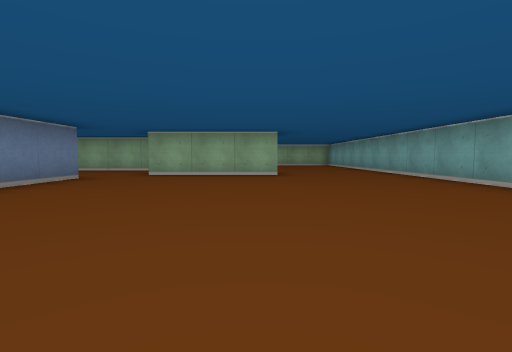
[1] (above)

18 first-person views from a walk through a cub3D maze. The camera is about half as high as the walls, tilts 4° down and sees 85° across. The floor is counted in squares. Each view is taken from the middle of a square. On the plan, view 1 faces up. The plan holds only what a view shows up to about 9 squares ahead; the rest is blank.

[2]
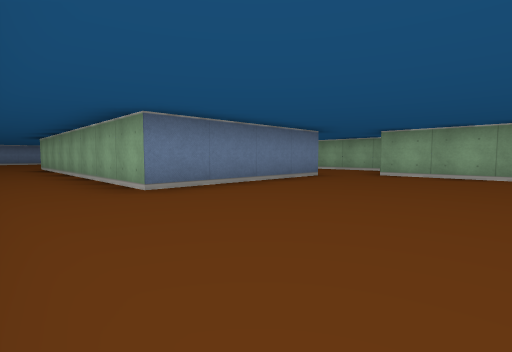

[3]
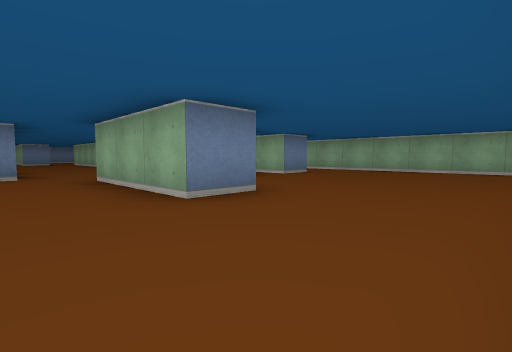

[4]
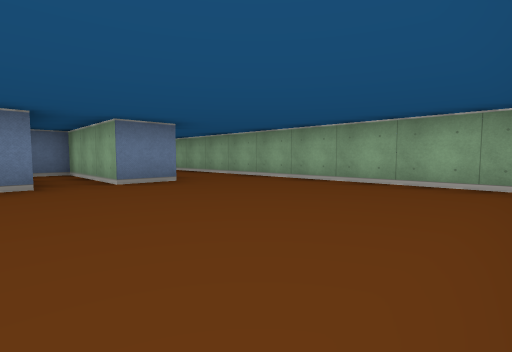

[5]
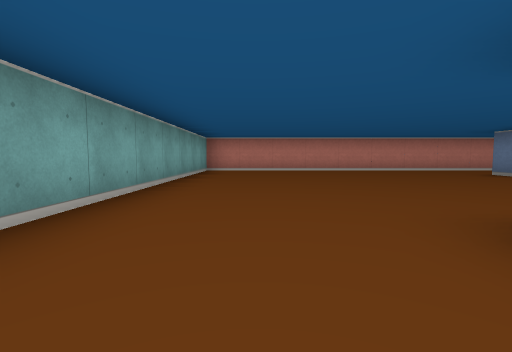

[6]
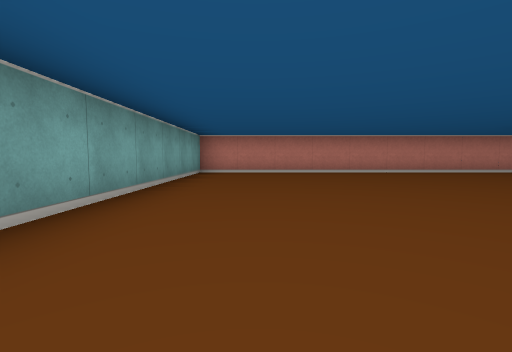

[7]
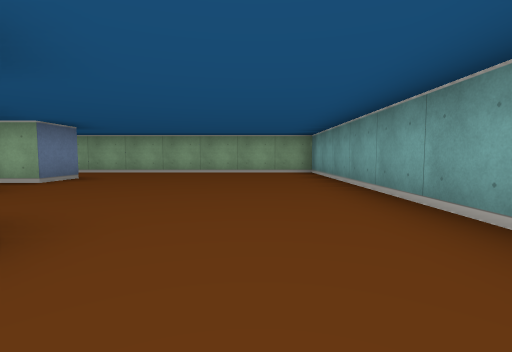

[8]
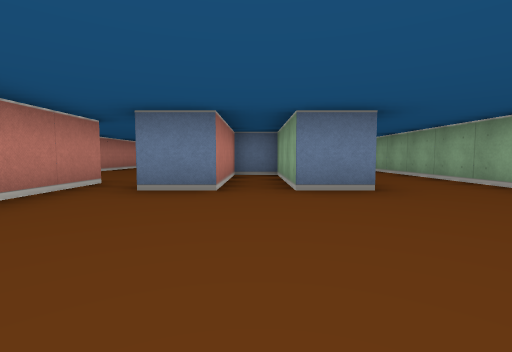

[9]
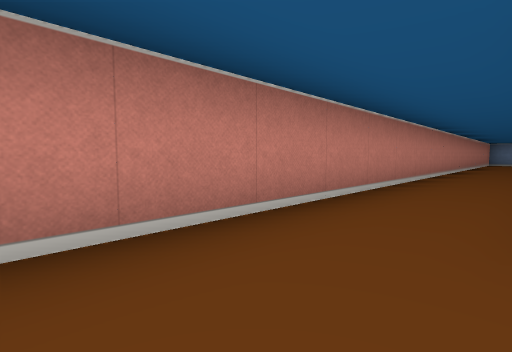

[10]
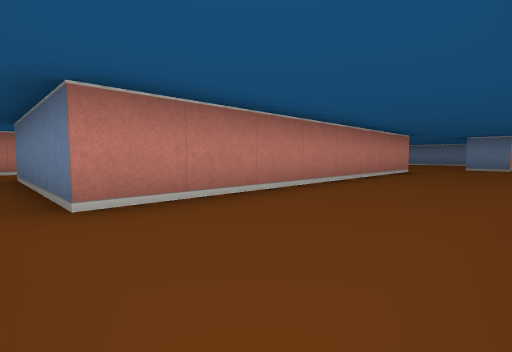

[11]
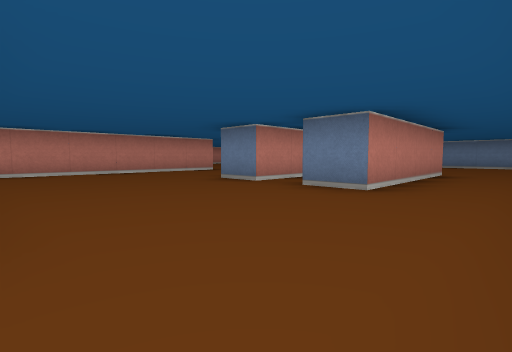

[12]
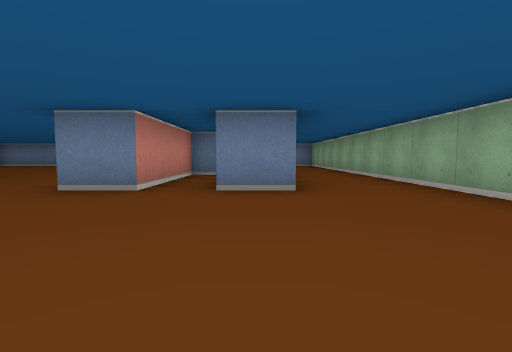

[13]
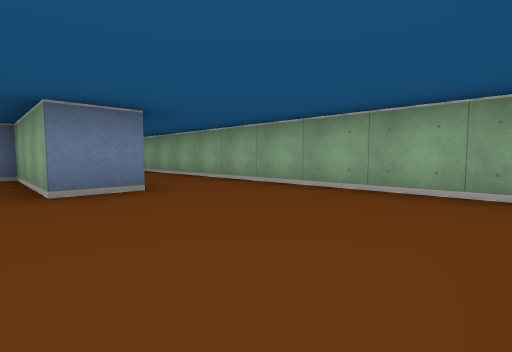

[14]
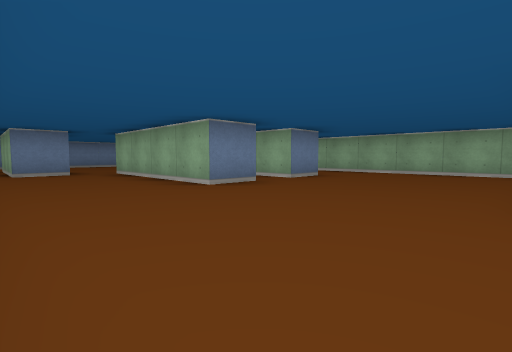

[15]
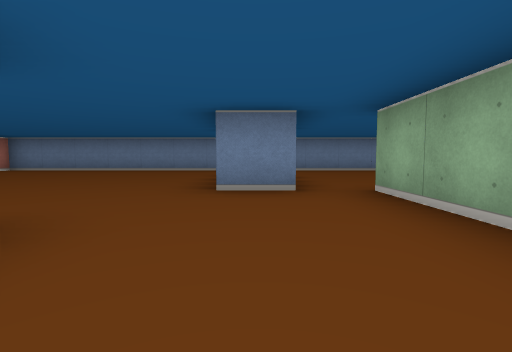

[16]
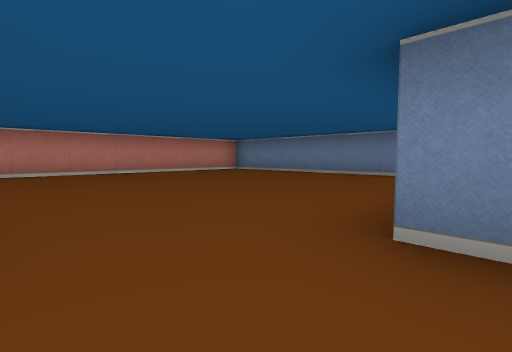

[17]
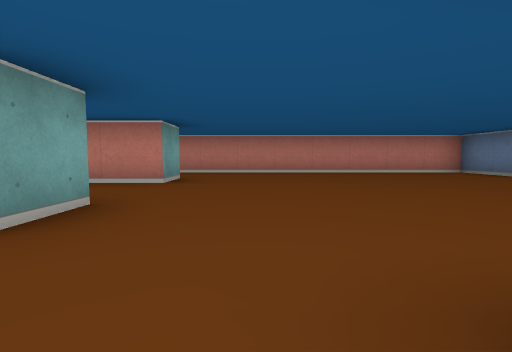

[18]
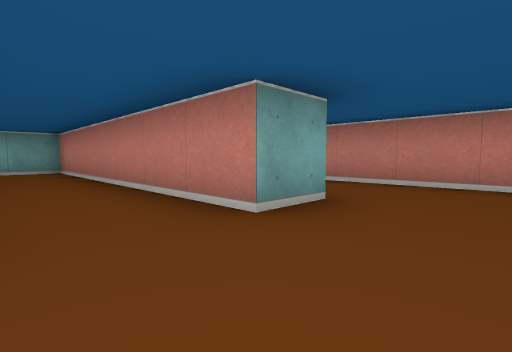

### Floor plan
Points are (right, up) in squares from view 1. A wall is a line through its corners. A room is listed if a view was taken in it or the views show most of it. See-through windows are left out.
Room 1 (views 1, 2, 3, 4, 5, 6, 7, 8, 9)
walls: (-2.5, 7.5) (-0.6, 7.5); (0.5, 7.5) (0.5, 6.5) (-2.5, 6.5); (-3.5, 5.5) (-3.5, 1.5) (-11.2, 1.5); (-1.5, 11.6) (-1.5, 10.5) (-4.5, 10.5) (-4.5, 9.5) (-1.5, 9.5) (-1.5, 8.5); (-12.5, -0.5) (3.5, -0.5) (3.5, 13.5) (-5.5, 13.5)
ways out: opening at (-5, 12.5) to room 2; opening at (-3, 6.5) to room 2; opening at (-2, 8) to room 2; opening at (-11.5, 0.5) to room 3
Room 2 (views 10, 11, 12, 13, 14, 15, 16, 17)
walls: (-3.2, 8.5) (-5.5, 8.5); (-11.5, 5.5) (-3.5, 5.5); (-5.5, 13.5) (-13.5, 13.5); (-13.5, 7.6) (-13.5, 6.5); (-13.6, 11.5) (-9.5, 11.5) (-9.5, 10.5) (-12.5, 10.5) (-12.5, 9.5) (-9.5, 9.5) (-9.5, 8.5) (-13.5, 8.5)
ways out: opening at (-5, 12.5) to room 1; opening at (-3, 6.5) to room 1; opening at (-2, 8) to room 1; opening at (-12.5, 6) to room 3; opening at (-13, 8); opening at (-13, 12.5)
Room 3 (view 18)
walls: (-11.5, 4.5) (-11.5, 5.5); (-11.5, 1.4) (-11.5, 2.5) (-4.5, 2.5) (-4.5, 3.6); (-13.5, 6.5) (-16.5, 6.5); (-18.5, 5.9) (-18.5, -0.5) (-12.5, -0.5)
ways out: opening at (-11.5, 0.5) to room 1; opening at (-12.5, 6) to room 2

Positions as (right, up) in squares from view 1, and headings:
1: (0, 0), facing up
2: (0, 0), facing up-left
3: (3, 5), facing up-left
4: (3, 9), facing up-left
5: (2, 8), facing down
6: (2, 7), facing down
7: (2, 6), facing up
8: (2, 10), facing left
9: (-2, 1), facing down-left
10: (-3, 8), facing down-left
11: (-6, 13), facing down-left
12: (-6, 11), facing left
13: (-6, 10), facing up-left
14: (-6, 6), facing up-left
15: (-10, 7), facing left
16: (-12, 7), facing down-left
17: (-13, 7), facing down
18: (-13, 4), facing down-right
